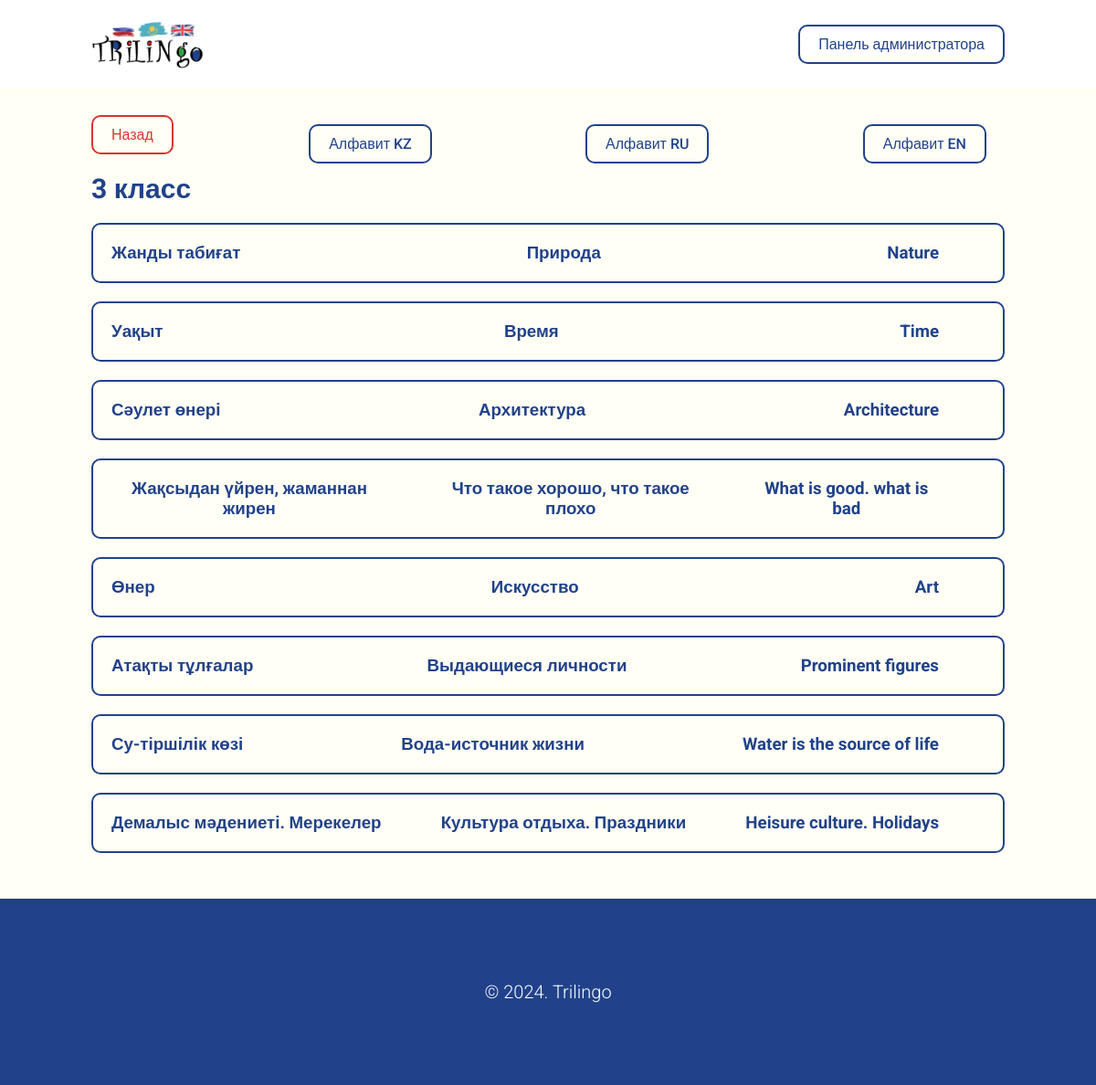
Page /class/themes/3-klass/ on the committed database.
### trilingo_app/models.py (models this page shows, shortened)
class WorkingClass(models.Model):
    name = models.CharField("Название класса", max_length=35)
    slug = models.SlugField(unique=True, blank=True, editable=False)
    class Meta:
        verbose_name = "Класс"
        verbose_name_plural = "Классы"

class Theme(models.Model):
    working_class = models.ForeignKey(WorkingClass, on_delete=models.CASCADE, verbose_name="Выберите класс", default="")
    word_kz = models.CharField("Название темы на казахском", max_length=35, default="")
    word_ru = models.CharField("Название темы на русском", max_length=35, default="")
    word_en = models.CharField("Название темы на английском", max_length=35, default="")
    slug = models.SlugField(unique=True, blank=True, editable=False)
    class Meta:
        verbose_name = "Тема"
        verbose_name_plural = "Темы"

### trilingo_app/views.py (the view)
# urls.py: path('class/themes/<slug:slug>/', views.themes_page, name='themes_page'),
def themes_page(request, slug):
    working_class = get_object_or_404(WorkingClass, slug=slug)
    themes = Theme.objects.filter(working_class=working_class)
    context = {
        'working_class': working_class,
        'themes': themes
    }
    return render(request, "./themes.html", context)

### trilingo_app/templates/themes.html (shortened to what this page needs)
{% extends './base.html' %}
{% load static %}
{% block content %}
<section class="block">
    <div class="container">
        <div class="d-flex align-items-center space-between">
            <a href="{% url 'home_page' %}" class="button-danger">Назад</a>
            <a href="{% url 'alphabets_kz_page' %}" class="button-primary">Алфавит KZ</a>
            <a href="{% url 'alphabets_ru_page' %}" class="button-primary">Алфавит RU</a>
            <a href="{% url 'alphabets_en_page' %}" class="button-primary">Алфавит EN</a>
        </div>
        <h1 class="title">{{ working_class.name }}</h1>
        <div class="theme-list">
            {% for theme in themes %}
            <a href="{% url 'theme_detail_page' slug=theme.slug %}" class="theme-item">
                <div class="themes-row">
                    <div class="themes-text">
                        <h3>{{ theme.word_kz }}</h3>
                    </div>
                    <div class="themes-text">
                        <h3>{{ theme.word_ru }}</h3>
                    </div>
                    <div class="themes-text">
                        <h3>{{ theme.word_en }}</h3>
                    </div>
                </div>
            </a>
            {% endfor %}
        </div>
    </div>
</section>
{% endblock %}

### trilingo_app/static/css/style.css (style rules this page uses)
* { padding: 0; margin: 0; box-sizing: border-box; font-family: "Roboto", sans-serif; }
.container { margin-left: 100px; margin-right: 100px; }
.d-flex { display: flex; }
.d-flex.align-items-center { align-items: center; }
.d-flex.space-between { justify-content: space-between; }
.button-primary { padding: 10px 20px; border: 2px solid #21428a; background-color: transparent; color: #21428a; text-decoration: none; border-radius: 10px; display: inline-block; font-weight: 500; transition: 0.3s ease-in-out; }
.button-danger { padding: 10px 20px; border: 2px solid #da332e; background-color: transparent; color: #da332e; text-decoration: none; border-radius: 10px; display: inline-block; font-weight: 500; transition: 0.3s ease-in-out; }
.title { color: #21428a; font-size: 30px; }
.block { background-color: #fffff5; padding: 30px 0; min-height: 100vh; }
.block .title { margin-bottom: 20px; }
.block .button-primary { margin-right: 20px; }
.block .button-danger { margin-bottom: 20px; }
.themes-row { display: flex; justify-content: space-between; align-items: center; }
.theme-item { border-radius: 10px; border: 2px solid #21428a; padding: 20px; color: #21428a; display: block; text-decoration: none; margin-bottom: 20px; transition: 0.3s ease-in-out; }
.themes-text { text-align: center; margin-right: 50px; }

### rows in the picture
WorkingClass: name "3 класс"
Theme: word_kz "Жанды табиғат", word_ru "Природа", word_en "Nature"
Theme: word_kz "Уақыт", word_ru "Время", word_en "Time"
Theme: word_kz "Сәулет өнері", word_ru "Архитектура", word_en "Architecture"
Theme: word_kz "Жақсыдан үйрен, жаманнан жирен", word_ru "Что такое хорошо, что такое плохо", word_en "What is good. what is bad"
Theme: word_kz "Өнер", word_ru "Искусство", word_en "Art"
Theme: word_kz "Атақты тұлғалар", word_ru "Выдающиеся личности", word_en "Prominent figures"
Theme: word_kz "Су-тіршілік көзі", word_ru "Вода-источник жизни", word_en "Water is the source of life"
Theme: word_kz "Демалыс мәдениеті. Мерекелер", word_ru "Культура отдыха. Праздники", word_en "Heisure culture. Holidays"
